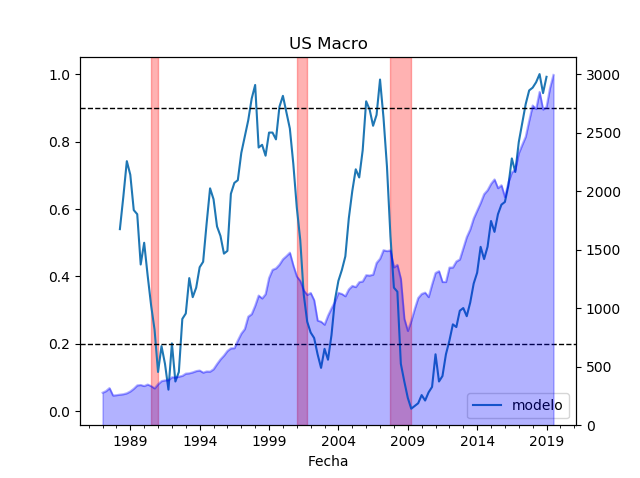

The script that drew this image:
import pandas as pd
import numpy as np
import matplotlib.pyplot as plt
from datetime import datetime
import pandas_datareader.data as web
start = datetime(1987,1,1)

#S&P
start = datetime(1987,1,1)
sp = web.get_data_yahoo(["^GSPC"], start).fillna(method="ffill")
sp = sp["Close"]
sp = sp.T
sp = sp.groupby(pd.PeriodIndex(sp.columns, freq='Q'), axis=1).mean()
sp = sp.T

#Data
data = pd.read_excel(r"data.xlsx", index_col="Fecha").dropna()
percentiles = data.rank(pct=True)
percentiles["Spreas 10Y 2Y"] = 1-percentiles["Spreas 10Y 2Y"]
percentiles["Desempleo"] = 1-percentiles["Desempleo"]
percentiles["Seguro Cesantía"] = 1-percentiles["Seguro Cesantía"]
percentiles["High Yield Spread"] = 1-percentiles["High Yield Spread"]
percentiles["Confianza"] = 1-percentiles["Confianza"]
aphades_macro = pd.DataFrame(percentiles.mean(axis=1), columns=["percentil"])

from scipy import stats
aphades_macro = pd.DataFrame(stats.zscore(aphades_macro), columns=["modelo"], index=percentiles.index)
aphades_macro = aphades_macro.rank(pct=True)

#Gráfico
ax = aphades_macro.plot()
plt.axvspan("1990-7-1", "1991-3-1", alpha=0.3, color='red') #S&L
plt.axvspan("2001-3-1", "2001-11-1", alpha=0.3, color='red') #Dotcom
plt.axvspan("2007-12-1", "2009-5-1", alpha=0.3, color='red') #Subprime (aproximación fechas basados en FRED)
plt.axhline(0.20, color='black', linewidth=1, linestyle="--")
plt.axhline(0.90, color='black', linewidth=1, linestyle="--")
plt.title("US Macro")
ax1 = ax.twinx()
sp['^GSPC'].plot.area(ax=ax1, color='b', alpha=0.3)
